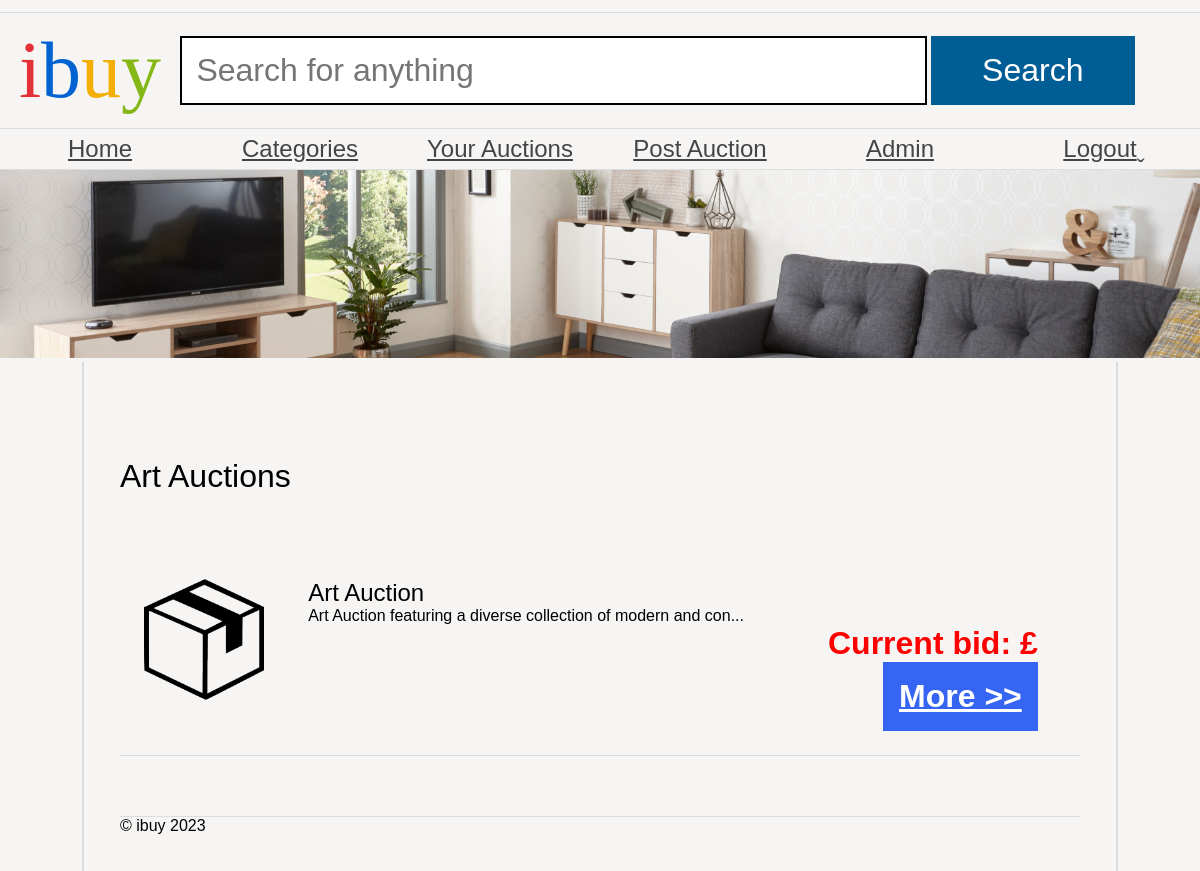
Screenshot of /category_auctions.php?category=Art (signed in) with the database file from the repository.
### tables this page shows
CREATE TABLE `auctions` (
  `auction_name` VARCHAR(90) NOT NULL PRIMARY KEY,
  `auctioneer` VARCHAR(90) DEFAULT NULL,
  `auctionDate` DATE DEFAULT NULL,
  `auction_end_time` TIMESTAMP DEFAULT NULL,  
  `categoryName` VARCHAR(20) DEFAULT NULL,
  `Description` LONGTEXT
);

### category_auctions.php (the view, shortened to what this page needs)
<?php
require('dataconnection/configuration.php');
$categoryName = $_GET['category'];
$sql = "SELECT * FROM auctions WHERE categoryName = :categoryName ORDER BY auctionDate DESC";
$stmt = $pdo->prepare($sql);
$stmt->bindParam(':categoryName', $categoryName, PDO::PARAM_STR);
$stmt->execute();
$auctions = $stmt->fetchAll(PDO::FETCH_ASSOC);
?>
<!DOCTYPE html>
<html>
	<head>
		<link rel="stylesheet" href="ibuy.css" />
	</head>
	<body>
		<header>
			<h1><span class="i">i</span><span class="b">b</span><span class="u">u</span><span class="y">y</span></h1>
            <form action="browse_products.php" method="get">
        <input type="text" name="search" placeholder="Search for anything" />
        <input type="submit" name="submit" value="Search" />
    </form>
		</header>
        <nav>
    <ul>
        <li><a class="categoryLink" href="user_dashboard.php">Home</a></li>
        <li class="dropdown">
            <a href="#" class="categoryLink">Categories</a>
        </li>
            <li><a class="categoryLink" href="user_auctions.php">Your Auctions</a></li>
            <li><a class="categoryLink" href="post_auction.php">Post Auction</a></li>
            <li><a class="categoryLink" href="\Admin\adminlogin.php">Admin</a></li>
            <li><a class="categoryLink" href="logout.php">Logout</a></li>
        </ul>
    </nav>
    <img src="banners/1.jpg" alt="Banner" />
<main>
    <h1><?php echo $categoryName; ?> Auctions</h1>
    <ul class="productList">
        <?php
        foreach ($auctions as $auction) {
            echo '<li>';
            echo '<img src="product.png" alt="' . $auction['auction_name'] . '">';
            echo '<article>';
            echo '<h2>' . $auction['auction_name'] . '</h2>';
            $description = $auction['Description'];
            $maxDescriptionLength = 60;
            if (strlen($description) > $maxDescriptionLength) {
                $shortenedDescription = substr($description, 0, $maxDescriptionLength) . '...';
                echo '<p>' . $shortenedDescription . '</p>';
            } else {
                echo '<p>' . $description . '</p>';
            }
            $currentBid = getCurrentBidAmount($auction['auction_name'], $pdo);
            echo '<p class="price">Current bid: £' . $currentBid . '</p>';
            echo '<a href="auction_details.php?auction_name=' . $auction['auction_name'] . '" class="more auctionLink">More &gt;&gt;</a>';
            echo '</article>';
            echo '</li>';
        }
        ?>
    </ul>
    <footer>
        &copy; ibuy <?php echo date("Y"); ?>
    </footer>
</main>
</body>
</html>

### ibuy.css (style rules this page uses)
* { margin: 0; padding: 0; }
body { font-family: 'Oxygen-Regular', sans-serif; background-color: #f6f5f4; max-width: 100vw; overflow-x: hidden; }
h1, h2, h3, h4 { font-weight: normal; }
a, a:visited { color: #444; }
header { margin-top: 1vw; font-family: 'Univers-Light-Normal'; display: grid; grid-template-columns: 15% 85%; align-items: center; padding-top: 1vw; padding-bottom: 1vw; border-top: 1px solid #ddd; border-bottom: 1px solid #ddd; }
header h1 { text-align: center; font-size: 5em; }
form { display: block; }
header form input[type=text] { border: 3px solid black; font-size: 2em; padding: 0.5em; width: 70%; }
body > img { width: 100vw; }
header form input[type=submit] { background-color: #005d96; color: white; width: 20%; font-size: 2em; padding: 0.5em; cursor: pointer; border: 0; }
header .i { color: #e43137; }
header .b { color: #0063d1; }
header .u { color: #f4ae01; }
header .y { color: #85b716; }
body > nav { border-bottom: 1px solid #ddd; }
body > nav ul li:last-child a:after { content: 'ˬ'; position: absolute; }
body > nav ul { display: flex; width: 100vw; list-style-type: none; }
body > nav ul li { flex: 1; }
body > nav ul li a { display: block; text-align: center; padding-top: 0.5vw; padding-bottom: 0.5vw; font-size: 1.5em; }
.productList { list-style-type: none; }
.productList li { padding: 2vw; border-bottom: 1px solid #ddd; display: grid; grid-template-columns: 18% 80%; }
.productList img { width: auto; display: block; max-width: 10vw; }
p.price { display: block; text-align: right; font-weight: bold; font-size: 2em; }
a.more { display: block; text-align: right; font-weight: bold; float: right; background-color: #3665f3; color: white; font-size: 2em; padding: 0.5em; cursor: pointer; }
main { padding: 3vw; display: block; overflow: hidden; width: 80vw; margin: auto; border-left: 2px solid #ddd; border-right: 2px solid #ddd; }
main h1 { margin-top: 5vw; margin-bottom: 5vw; }
.price { color: red; }
footer { margin-top: 5vw; border-top: 1px solid #ddd; }

### category_auctions.php (style rules this page uses)
.dropdown { position: relative; display: inline-block; }
header form input[type=submit] { background-color: #005d96; color: white; width: 20%; font-size: 2em; padding: 0.5em; cursor: pointer; border: 0; }
header form input[type="text"] { border: 2px solid black; font-size: 2em; padding: 0.45em; width: 70%; }

### rows the page displays
auctions: auction_name "Art Auction", Description "Art Auction featuring a diverse collection of modern and con..."

### other values shown
$categoryName "Art"
